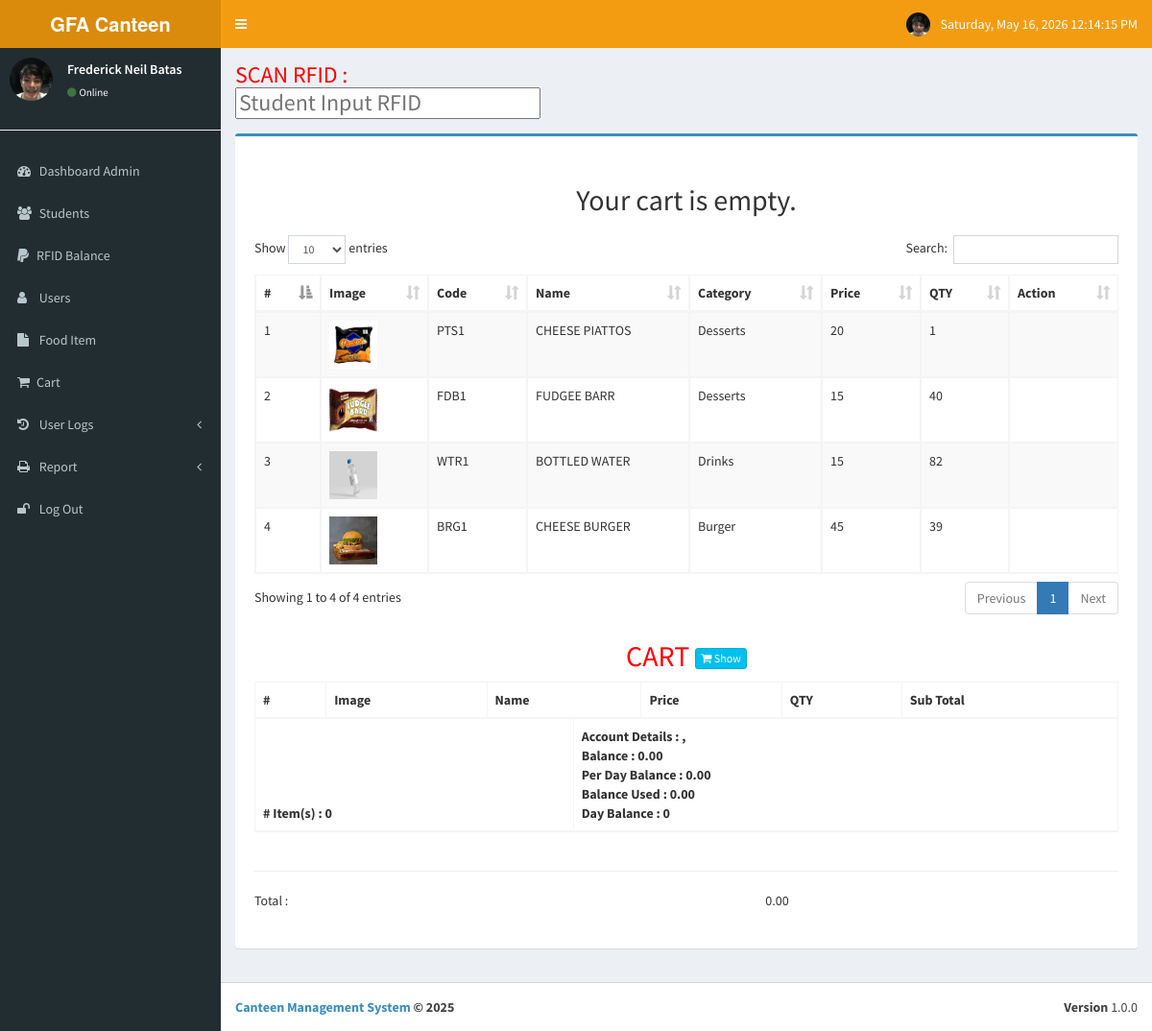
Screenshot of /main/cart.php (signed in) with the database file from the repository.
### tables this page shows
CREATE TABLE IF NOT EXISTS `tbl_menu` (
  `id` int NOT NULL AUTO_INCREMENT,
  `code` text NOT NULL,
  `name` text NOT NULL,
  `description` text NOT NULL,
  `price` double(20,2) NOT NULL,
  `qty` int NOT NULL,
  `category` text NOT NULL,
  `imgUrl` text NOT NULL,
  `expDate` date NOT NULL,
  `dt` datetime NOT NULL,
  PRIMARY KEY (`id`)
);

### main/connect.php (called while the page is built, shortened)
<?php
$system_title = "Canteen Management System";
 ?>

### main/cart.php (the view, shortened to what this page needs)
<?php
include_once('connect.php');
$bal = 0;
$perdaybal = 0;
$totalperday = 0;
include_once('layout/head.php');
?>
    <div class="content-wrapper">
        <section class="content-header">
            <h1 style="color:red;">
                SCAN RFID :
                <form action="" method="get">
                    <input id="rfid-input" placeholder="Student Input RFID" name="rfid" autofocus="" required>
                </form>
            </h1>
        </section>
        <section class="content">
            <div class="row">
                <div class="col-xs-12">
                    <div class="box box-primary">
                        <div class="box-header">
                        </div>
                        <div class="box-body">
                            <?php
                            if (!isset($_SESSION["cart_array"]) || count($_SESSION["cart_array"]) < 1) {
                                echo $cartOutput = "<h2 align='center'> Your  cart is empty. </h2>";
                            }
                            ?>
                            <?php
                            $orNo = '0'; ?>
                            <div class="box-body">
                                <table id="example1" class="table table-bordered table-striped">
                                    <thead>
                                    <tr>
                                        <th>#</th>
                                        <th>Image</th>
                                        <th>Code</th>
                                        <th>Name</th>
                                        <th>Category</th>
                                        <th>Price</th>
                                        <th>QTY</th>
                                        <th>Action</th>
                                    </tr>
                                    </thead>
                                    <tbody>
                                    <tr>
                                        <?php
                                        $result = $db->prepare("SELECT * FROM tbl_menu ORDER BY id DESC");
                                        $result->execute();
                                        for ($i = 1;
                                        $row = $result->fetch();
                                        $i++){
                                        $id = $row['id']; ?>
                                        <td> <?=$i; ?></td>
                                        <td><img height="50" width="50" src="images/menu/<?= $row['imgUrl']; ?>"></td>
                                        <td> <?= $row['code']; ?></td>
                                        <td> <?= $row['name']; ?></td>
                                        <td> <?= $row['category']; ?></td>
                                        <td> <?= $row['price']; ?></td>
                                        <td><?=$qty= $row['qty']; ?></td>
                                        <td>
                                            <br/>
                                        </td>
                                    </tr>
                                    <?php } ?>
                                </table>
                                <h2 id="cart-section" align='center' style="color:red;">CART
                                    <a target="_blank" href="mini-cart.php" class="btn btn-info btn-xs">
                                    <i class="fa fa-shopping-cart"></i> Show
                                    </a>
                                </h2>
                                <table id="" class="table table-bordered table-striped">
                                    <thead>
                                    <tr>
                                        <th>#</th>
                                        <th>Image</th>
                                        <th>Name</th>
                                        <th>Price</th>
                                        <th>QTY</th>
                                        <th>Sub Total</th>
                                    </tr>
                                    </thead>
                                </table>
                                <form action="modal/modals.php"   method="POST">
                                    <table class="table table-bordered table-striped">
                                        <thead>
                                        <tr>
                                            <th># Item(s) : <?= $orNo; ?></th>
                                            <th> Account Details : <?= $_SESSION['sname']; ?>
                                                ,<br/>
                                                Balance :   <?= number_format($bal,2); ?> <br/>
                                                Per Day  Balance :   <?= number_format($perdaybal,2); ?> <br/>
                                                Balance Used : <?= number_format($totalperday ?? 0, 2); ?> <br/>
                                                Day Balance  : <?= $_SESSION['daybal'] ?? 0; ?>
                                                <br/>
                                            </th>
                                            <table style="width:100%">
                                                <tbody>
                                                <td colspan="3">
                                                    <hr/>
                                                </td>
                                                <tr>
                                                    <td colspan="2">Total :
                                                    <td><?=$_SESSION['total'] = number_format($_SESSION['totalbills'], 2); ?></td>
                                                </tbody>
                                            </table>
                                            <br/>
                                        </tr>
                                        </thead>
                                    </table>
                                </form>
                            </div>
                        </div>
                    </div>
                </div>
            </div>
        </section>
    </div>
<?php include_once('layout/footer.php'); ?>

### main/layout/head.php (shortened to what this page needs)
<!DOCTYPE html>
<html>
<head>
  <link rel="stylesheet" href="assets/bootstrap/css/bootstrap.min.css">
  <link rel="stylesheet" href="https://cdnjs.cloudflare.com/ajax/libs/font-awesome/4.7.0/css/font-awesome.min.css">
  <link rel="stylesheet" href="https://cdnjs.cloudflare.com/ajax/libs/ionicons/2.0.1/css/ionicons.min.css">
  <link rel="stylesheet" href="assets/plugins/datatables/dataTables.bootstrap.css">
  <link rel="stylesheet" href="assets/dist/css/AdminLTE.min.css">
  <link rel="stylesheet" href="assets/dist/css/skins/_all-skins.min.css">
  <link rel="stylesheet" href="assets/plugins/bootstrap-wysihtml5/bootstrap3-wysihtml5.min.css">
</head>
<body class="hold-transition skin-yellow sidebar-mini">
<div class="wrapper">
    <?php
  include_once('layout/header.php');
  include_once('layout/sidebar.php');
  ?>

### main/layout/header.php (shortened to what this page needs)
<?php
  $homeLink = 'index.php';
?>
  <header class="main-header">
    <a href="<?= $homeLink; ?>" class="logo">
      <span class="logo-lg"><b>GFA Canteen</b></span>
    </a>
    <nav class="navbar navbar-static-top">
      <a href="#" class="sidebar-toggle" data-toggle="offcanvas" role="button">
      </a>
      <div class="navbar-custom-menu">
<ul class="nav navbar-nav">
          <li class="dropdown user user-menu">
            <a href="#" class="dropdown-toggle" data-toggle="dropdown">
              <img src="images/<?=($_SESSION['role'] == 'Admin' ? 'user' : 'student');?>/<?php echo$_SESSION['pic'];?>" class="user-image" alt="User Image">
              <span id="clockbox" class="hidden-xs">  <?php  echo$_SESSION['fullname']; ?> </span>
            </a>
        </li>
      </ul>
    </div>
  </nav>
</header>

### main/layout/sidebar.php (shortened to what this page needs)
<aside class="main-sidebar">
    <section class="sidebar">
        <div class="user-panel">
            <div class="pull-left image">
                <img src="images/<?=($_SESSION['role'] == 'Admin' ? 'user' : 'student');?>/<?php echo$_SESSION['pic'];?>" class="img-circle" alt="User Image">
            </div>
            <div class="pull-left info">
                <p> <?php echo $_SESSION['fullname']; ?></p>
                <a href="#"><i class="fa fa-circle text-success"></i>Online</a>
            </div>
        </div>
        <hr/>
        <ul class="sidebar-menu">
            <?php if ($_SESSION['role'] == 'Admin') { ?>
                <li><a href="index.php"><i class="fa fa-dashboard"></i> <span>Dashboard  <?=$_SESSION['role'];?></span></a></li>
                <li><a href="students.php"><i class="fa fa-group"></i> <span>Students</span></a></li>
                <li><a href="balance.php"><i class="fa fa-paypal"></i><span>RFID Balance   </span></a></li>
                <li><a href="user.php"><i class="fa fa-user"></i> <span>Users</span></a></li>
                <li><a href="menu.php"><i class="fa fa-file"></i> <span>Food Item</span></a></li>
                <li><a href="cart.php"><i class="fa fa-shopping-cart"></i><span>Cart   </span></a></li>
        <li class="treeview">
                    <a href="#">
                        <i class="fa fa-history"></i>
                        <span>User Logs</span>
                        <span class="pull-right-container">
              <i class="fa fa-angle-left pull-right">
              </i>
            </span>
                    </a>
                </li>
                <li class="treeview">
                    <a href="#">
                        <i class="fa fa-print"></i>
                        <span>Report</span>
                        <span class="pull-right-container">
              <i class="fa fa-angle-left pull-right">
              </i>
            </span>
                    </a>
                </li>
            <?php }elseif ($_SESSION['role'] == 'Staff') { ?>
                         <li><a href="menu.php"><i class="fa fa-file-text"></i> <span>Menu</span></a></li>
                <li><a href="cart.php"><i class="fa fa-paypal"></i><span>Cart   </span></a></li>
                <li><a href="report.php"><i class="fa fa-paypal"></i><span>Sales   </span></a></li>
            <?php } ?>
            <li>
                <a href="modal/user.php?do=logout" class="logout-link"><i class="fa fa-unlock"></i>
                    <span>Log Out</span></a></li>
        </ul>
    </section>
</aside>

### main/layout/footer.php
 <footer class="main-footer">
   <div class="pull-right hidden-xs">
     <b>Version</b> 1.0.0
   </div>
   <strong><a href="#">   <?=$system_title;?> </a> &copy; 2025 </strong>
 </footer>
<?php include_once('layout/buttomscript.php');   ?>

### main/layout/buttomscript.php (shortened to what this page needs)
</body>
</html>

### rows the page displays
tbl_menu: imgUrl (picture), code "PTS1", name "CHEESE PIATTOS", category "Desserts", price "20", qty "1"
tbl_menu: imgUrl (picture), code "FDB1", name "FUDGEE BARR", category "Desserts", price "15", qty "40"
tbl_menu: imgUrl (picture), code "WTR1", name "BOTTLED WATER", category "Drinks", price "15", qty "82"
tbl_menu: imgUrl (picture), code "BRG1", name "CHEESE BURGER", category "Burger", price "45", qty "39"

### other values shown
$_SESSION['fullname'] "Frederick Neil Batas"
$_SESSION['role'] "Admin"
$orNo "0"
$bal "0.00"
$perdaybal "0.00"
$totalperday "0.00"
$_SESSION['daybal'] "0"
$_SESSION['total'] = number_format($_SESSION['totalbills'], 2) "0.00"
$system_title "Canteen Management System"
